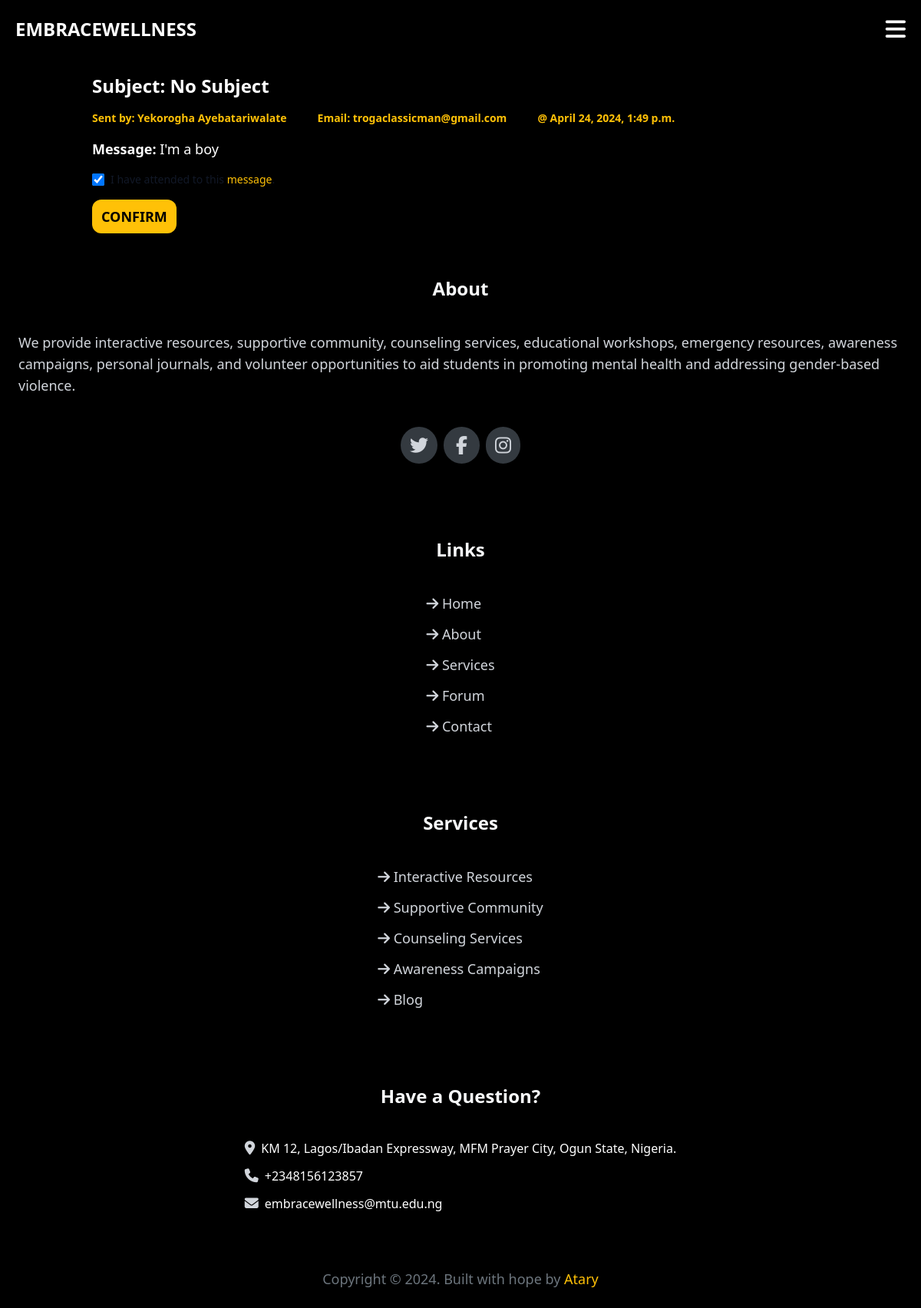
/direct_messages/1/, run on the app's committed database.
### contact/models.py (models this page shows, shortened)
class Contact(models.Model):
    name = models.CharField(max_length=300, default="Anonymous")
    email = models.EmailField(null=False, blank=False)
    subject = models.CharField(max_length=300, default="No subject")
    message = models.TextField(null=False, blank=False)
    attended_to = models.BooleanField(default=False)
    created_at = models.DateTimeField(auto_now_add=True)

### contact/views.py (the view)
# urls.py: path('<int:pk>/', views.detail, name='detail'),
def detail(request, pk):
    message = get_object_or_404(Contact, pk=pk)
    user_is_staff = request.user.is_staff
    if request.method == 'POST':
        form = AttendToForm(request.POST, instance=message)
        if form.is_valid():
            form.save(commit=True)
            return redirect('contact:index')
    else:
        form = AttendToForm(instance=message)
    return render(request, 'contact/detail.html', {
        'user_is_staff': user_is_staff,
        'message': message,
        'form': form
    })

### contact/forms.py
class AttendToForm(forms.ModelForm):
    class Meta:
        model = Contact
        fields = ['attended_to',]
    attended_to = forms.BooleanField(widget=forms.CheckboxInput(attrs={
        "class": "w-4 h-4 text-mustard bg-mustard border-mustard rounded focus:ring-mustard dark:focus:ring-mustard dark:ring-offset-mustard focus:ring-2 dark:bg-mustard dark:border-mustard"
    }))

### contact/templates/contact/detail.html (shortened to what this page needs)
{% extends 'core/base.html' %}
{% block content %}
<div class="pt-[5rem] w-4/5 mx-auto">
    <h3 class=" font-extrabold text-white lg:text-2xl text-xl w-full my-4 ">Subject: {{ message.subject }}</h3>
    <p class="text-mustard font-bold flex sm:flex-row  flex-col justify-start  items-start sm:items-center sm:space-x-10 text-sm  my-4">
        <span>
            Sent by: {{ message.name }}
        </span>
        <span>
            Email: {{ message.email }}
        </span>
        <span>
            @ {{ message.created_at }}
        </span>
    </p>
    <p class="text-white text-[1rem] text-lg my-4"   >
        <span class="font-bold">
            Message:
        </span>
        {{ message.message }}
    </p>
    <form action="." method="post">
        <div class="flex items-center">
            {{ form.attended_to  }}
            <label for="link-checkbox" class="ms-2 text-sm font-medium text-gray-900 dark:text-gray-300">I have attended to this <a href="#" class="text-mustard  hover:underline">message</a>.</label>
        </div>
        <button class="text-lg font-semibold mt-[1rem] px-3 py-2 bg-black text-black rounded-xl  bg-mustard   hover:bg-white  hover:text-black uppercase">confirm</button>
    </form>
</div>
{% endblock %}

### data on the page
Contact: subject "No Subject", name "Yekorogha Ayebatariwalate", email "trogaclassicman@gmail.com", created_at "April 24, 2024, 1:49 p.m.", message "I'm a boy", attended_to "☑"
